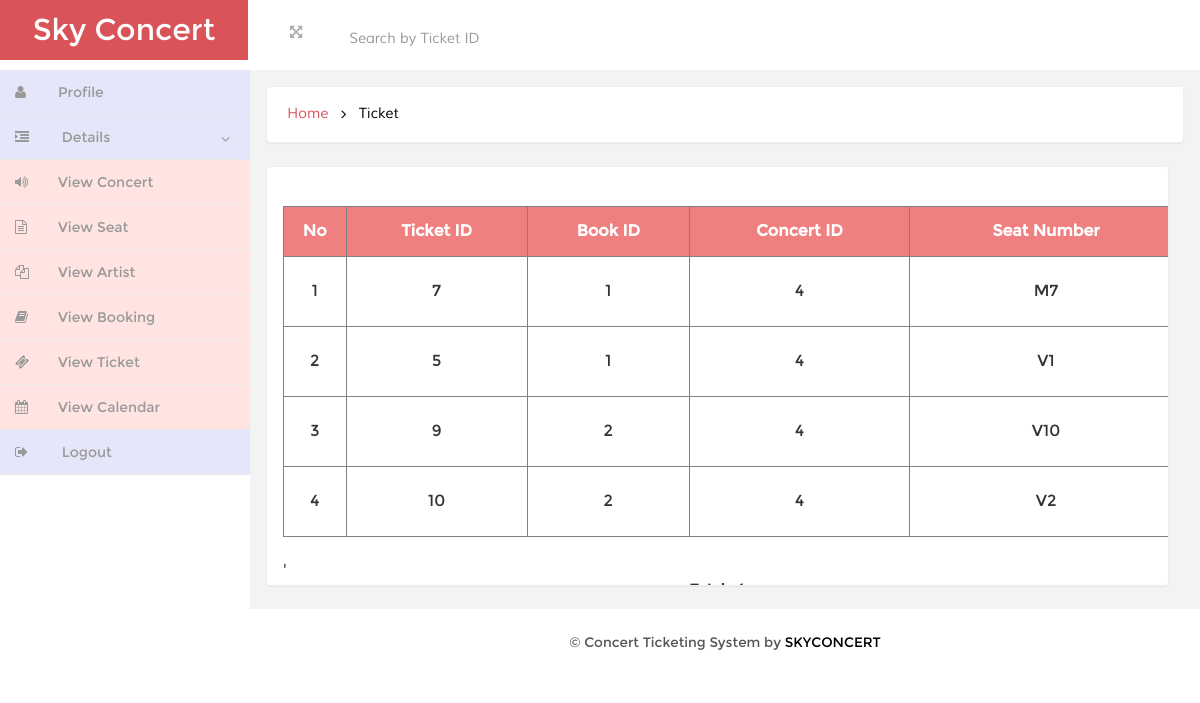
The app's page /staff/viewticket.php with its own data.
### tables this page shows
CREATE TABLE `ticket` (
  `tid` int(12) NOT NULL,
  `bid` int(12) NOT NULL,
  `coid` int(12) NOT NULL,
  `seat_no` varchar(4) DEFAULT NULL
);

### staff/viewticket.php (the view, shortened to what this page needs)
<!DOCTYPE HTML>
<html>
<head>
<link href="css/bootstrap.min.css" rel='stylesheet' type='text/css' />
<link href="css/style.css" rel='stylesheet' type='text/css' />
<link href="css/font-awesome.css" rel="stylesheet">
<link href="css/custom.css" rel="stylesheet">
</head>
<body>
<div id="wrapper">
        <nav class="navbar-default navbar-static-top" role="navigation">
             <div class="navbar-header">
               <h1> <a class="navbar-brand" href="index.html">Sky Concert</a></h1>
			   </div>
			 <div class=" border-bottom">
        	<div class="full-left">
        	  <section class="full-top">
				<button id="toggle"><i class="fa fa-arrows-alt"></i></button>
			</section>
			  <form class=" navbar-left-right">
			   <form action="allcategory.php" method="post" name="search" class="search-wrap">
			               <div class="form-group">
			                 <td> <input type="text" id="myInput" onkeyup="myFunction()" class="form-control search" placeholder="Search by Ticket ID">
								</td>
			               </div>
			            </form>
            </form>
      <div class="clearfix"> </div>
           </div>
			<div class="clearfix">
     </div>
		    <div class="navbar-default sidebar" role="navigation">
                <div class="sidebar-nav navbar-collapse">
                <ul class="nav" id="side-menu">
                    <li>
                        <a href="viewprofile.php" class=" hvr-bounce-to-right" style="background-color:#E6E6FA"><i class="fa fa-user nav_icon "></i><span class="nav-label">Profile</span> </a>
                    </li>
                    <li>
                        <a href="#" class=" hvr-bounce-to-right" style="background-color:#E6E6FA"><i class="fa fa-indent nav_icon"></i> <span class="nav-label">Details</span><span class="fa arrow"></span></a>
                        <ul class="nav nav-second-level">
							<li><a href="viewconcert.php" class=" hvr-bounce-to-right" style="background-color:#FFE4E1"><i class="fa fa-volume-up nav_icon"></i>View Concert</a></li>
							<li><a href="viewseat.php" class=" hvr-bounce-to-right" style="background-color:#FFE4E1"><i class="fa fa-file-text-o nav_icon"></i>View Seat</a></li>
                            <li><a href="viewartist.php" class=" hvr-bounce-to-right" style="background-color:#FFE4E1"> <i class="fa fa-copy nav_icon"></i>View Artist</a></li>
                            <li><a href="viewbooking.php" class=" hvr-bounce-to-right" style="background-color:#FFE4E1"><i class="fa fa-book nav_icon"></i>View Booking</a></li>
							<li><a href="viewticket.php" class=" hvr-bounce-to-right" style="background-color:#FFE4E1"><i class="fa fa-ticket nav_icon"></i>View Ticket</a></li>
							<li><a href="calendar.php" class=" hvr-bounce-to-right" style="background-color:#FFE4E1"> <i class="fa fa-calendar nav_icon"></i>View Calendar</a></li>
					   </ul>
                    </li>
					 <li>
                        <a href="logout.php" class=" hvr-bounce-to-right" style="background-color:#E6E6FA"><i class="fa fa-sign-out nav_icon" ></i> <span class="nav-label">Logout</span> </a>
                    </li>
                </ul>
            </div>
			</div>
		 <div id="page-wrapper" class="gray-bg dashbard-1">
       <div class="content-main">
		   <div class="banner">
		    	<h2>
				<a href="index.php">Home</a>
				<i class="fa fa-angle-right"></i>
				<span>Ticket</span>
				</h2>
		    </div>
	<br>
	<div class="banner" style="width: 95%;overflow: auto; height: 420px;">
	<br>
	<table border="1" align="center" width="900" id="admin" color="#fff2e6">
		<tr>
		<th height="50" style="text-align:center; background-color:	#F08080"><font color="white">No</font></th>
		<th height="50" style="text-align:center; background-color:	#F08080"><font color="white">Ticket ID</font></th>
		<th height="50" style="text-align:center; background-color:	#F08080"><font color="white">Book ID</font></th>
		<th style="text-align:center; background-color:	#F08080"><font color="white">Concert ID</font></th>
		<th style="text-align:center; background-color:	#F08080"><font color="white">Seat Number</font></th>
		</tr>
<?php
	$sql = "SELECT * FROM  TICKET";
	$count=1;
	$result = mysql_query($sql);
	while($row = mysql_fetch_assoc($result))
	{
        Print '<tr align="center" color="#fff2e6">
				  <td height="70">'.$count.'</td>
                  <td height="66">'.$row['tid'].'</td>
                  <td>'.$row['bid'].'</td>
				  <td>'.$row['coid'].'</td>
				  <td>'.$row['seat_no'].'</td>
				</tr>';
				$count=$count+1;
	}
$totalconcert=$count-1;
echo "</table>";
echo"</br>'";
echo"<h5 align='center'><b>Total : $totalconcert </b></h5>";
?>
</div>
<br>
<div class="copy">
          <p> &copy; Concert Ticketing System by <a href="" target="_blank">SKYCONCERT</a> </p>
		</div>
		</div>
       </div>
</body>
</html>

### staff/css/style.css (style rules this page uses)
h4, h5, h6, h1, h2, h3 { margin: 0; }
ul, ol { margin: 0;padding: 0; }
p { margin: 0; }
html, body { font-family:'Montserrat-Regular'; font-size: 100%; background:#F3F3F4; overflow-x: hidden; }
body a { transition:0.5s all; -webkit-transition:0.5s all; -moz-transition:0.5s all; -o-transition:0.5s all; -ms-transition:0.5s all; }
div#wrapper { background-color: #fff; }
.navbar-default.sidebar { background-color: #fff; }
h1 a.navbar-brand { color: #fff !important; font-size: 30px; font-weight: 500; padding: 20px 0px; background: #d95459; text-align: center; width:248px; height: 60px; }
i.nav_icon { color: #fff; margin-right:6px; }
.sidebar ul li a { color: #999; font-size:14px; }
.hvr-bounce-to-right { display: inline-block; vertical-align: middle; -webkit-transform: translateZ(0); transform: translateZ(0); box-shadow: 0 0 1px rgba(0, 0, 0, 0); -webkit-backface-visibility: hidden; backface-visibility: hidden; -moz-osx-font-smoothing: grayscale; position: relative; -webkit-transition-property: color; transition-property: color; -webkit-transition-duration: 0.5s; transition-duration: 0.5s; }
.hvr-bounce-to-right:before { content: ""; position: absolute; z-index: -1; top: 0; left: 0; right: 80%; bottom: 0; background:#7f8c8d; -webkit-transform: scaleX(0); transform: scaleX(0); -webkit-transform-origin: 0 50%; transform-origin: 0 50%; -webkit-transition-property: transform; transition-property: transform; -webkit-transition-duration: 0.5s; transition-duration: 0.5s; -webkit-transition-timing-function: ease-out; transition-timing-function: ease-out; }
.nav > li > a { color: #999; font-weight:500; padding: 0px 20px 0px 0px; font-size: 0.85em; border-bottom: 1px solid #E9E9E9; }
.nav > li > a i { margin-right: 14px; }
i.nav_icon { color: #999; padding: 15px; width: 44px; height: 44px; }
span.fa.arrow { margin-top: 17px; }
@media (min-width: 768px) { #page-wrapper { position: inherit; margin: 0 0 0 240px; min-height: 1000px; } }
.content-main { background-color: #F3F3F4; padding-top: 1em; }
.full-top { float:left; }
.navbar-left-right { float: left; margin-left: 6%; }
.border-bottom { background-color: #fff; }
.full-left { float: left; width: 40%; margin-left: 3%; margin-top: 1.3em; }
.full-left button { background: none; border: none; outline: none; color: #B3AEAE; font-size: 0.9em; }
.navbar-left-right input[type="text"] { background: none; border: none; outline: none; color:#B3AEAE; font-size: 0.9em; }
.banner { background: #fff; display: block; margin: 0em 1em ; padding:1em; border: 1px solid #ebeff6; border-color: #ebeff6; border-radius: 4px; -webkit-border-radius: 4px; -o-border-radius: 4px; -moz-border-radius: 4px; -ms-border-radius: 4px; -webkit-box-shadow: 0 1px 1px rgba(0,0,0,.05); box-shadow: 0 1px 1px rgba(0,0,0,.05); }
.banner h2 { font-size:0.9em; }
.banner h2 a { color:#D95459; text-decoration:none; font-family: 'Muli-Regular'; padding:0.3em ; }
.banner h2 span { color:#000; font-family: 'Muli-Regular'; padding:0.3em ; }
.banner h2 i { color:#000; vertical-align:middle; padding:0.3em ; }
.form-control { box-shadow: none; outline: none; border-radius: 0px; font-family: 'Muli-Regular'; }
.copy { background:#fff; text-align:center; padding:1.5em 0; }
.copy p, .copy-right p { font-size:0.85em; color:#555; }
.copy p a, .copy-right p a { color:#000; }

### staff/css/custom.css (style rules this page uses)
#wrapper { width: 100%; }
#page-wrapper { min-height: 568px; }
@media (min-width:768px) { #page-wrapper { position: inherit; margin: 0 0 0 250px; } }
.sidebar .sidebar-nav.navbar-collapse { padding-right: 0; padding-left: 0; }
.sidebar .arrow { float: right; }
.sidebar .fa.arrow:before { content: "\f104"; }
.sidebar .active>a>.fa.arrow:before { content: "\f107"; }
.sidebar .nav-second-level li, .sidebar .nav-third-level li { border-bottom: 0!important; }
@media (min-width:768px) { .sidebar { z-index: 1; position: absolute; width: 250px; } }

### records on screen
ticket: tid "7", bid "1", coid "4", seat_no "M7"
ticket: tid "5", bid "1", coid "4", seat_no "V1"
ticket: tid "9", bid "2", coid "4", seat_no "V10"
ticket: tid "10", bid "2", coid "4", seat_no "V2"
